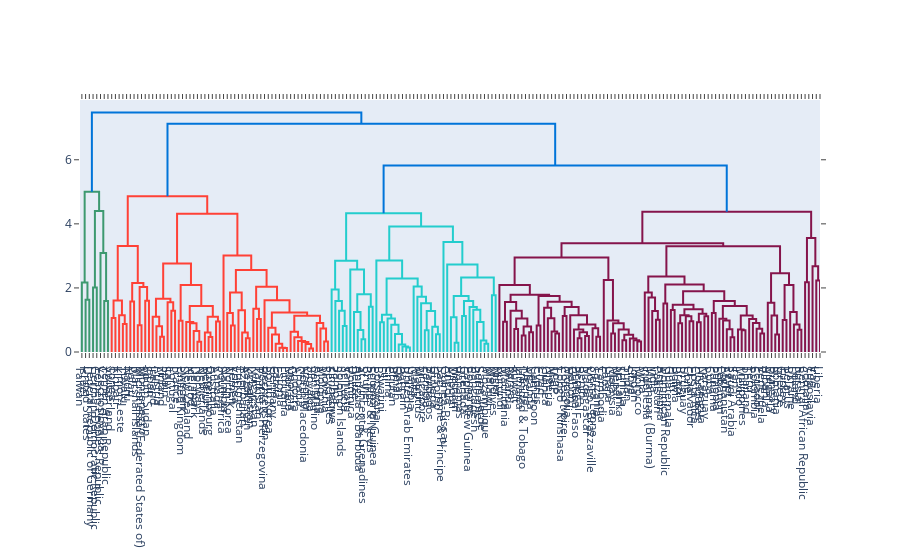

The notebook cell saved with this chart:
### Code cell
fig = create_dendrogram(unvotes_percent_wide_array, labels=unvotes_percent_wide.columns)
fig.show()
